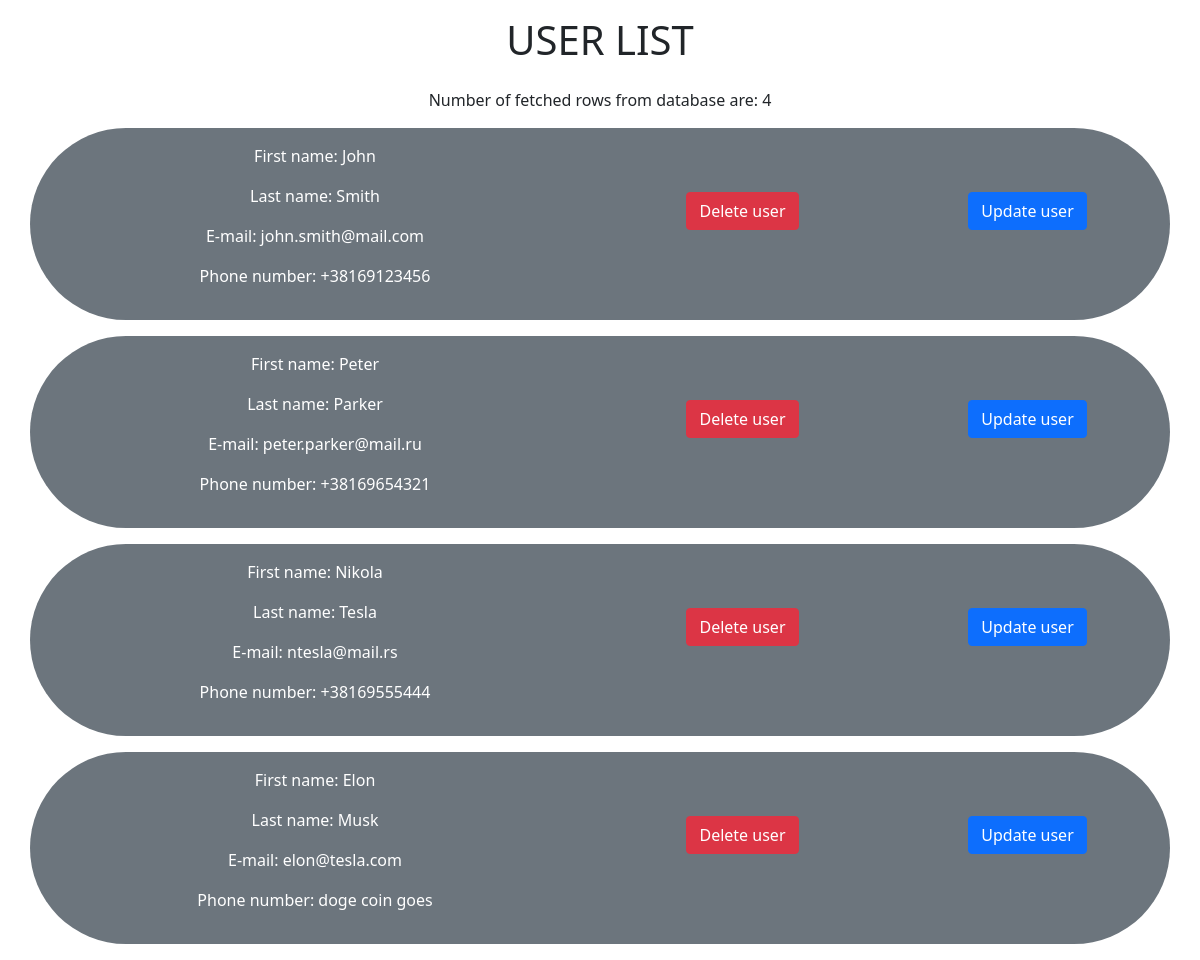
The app's page /, older data.
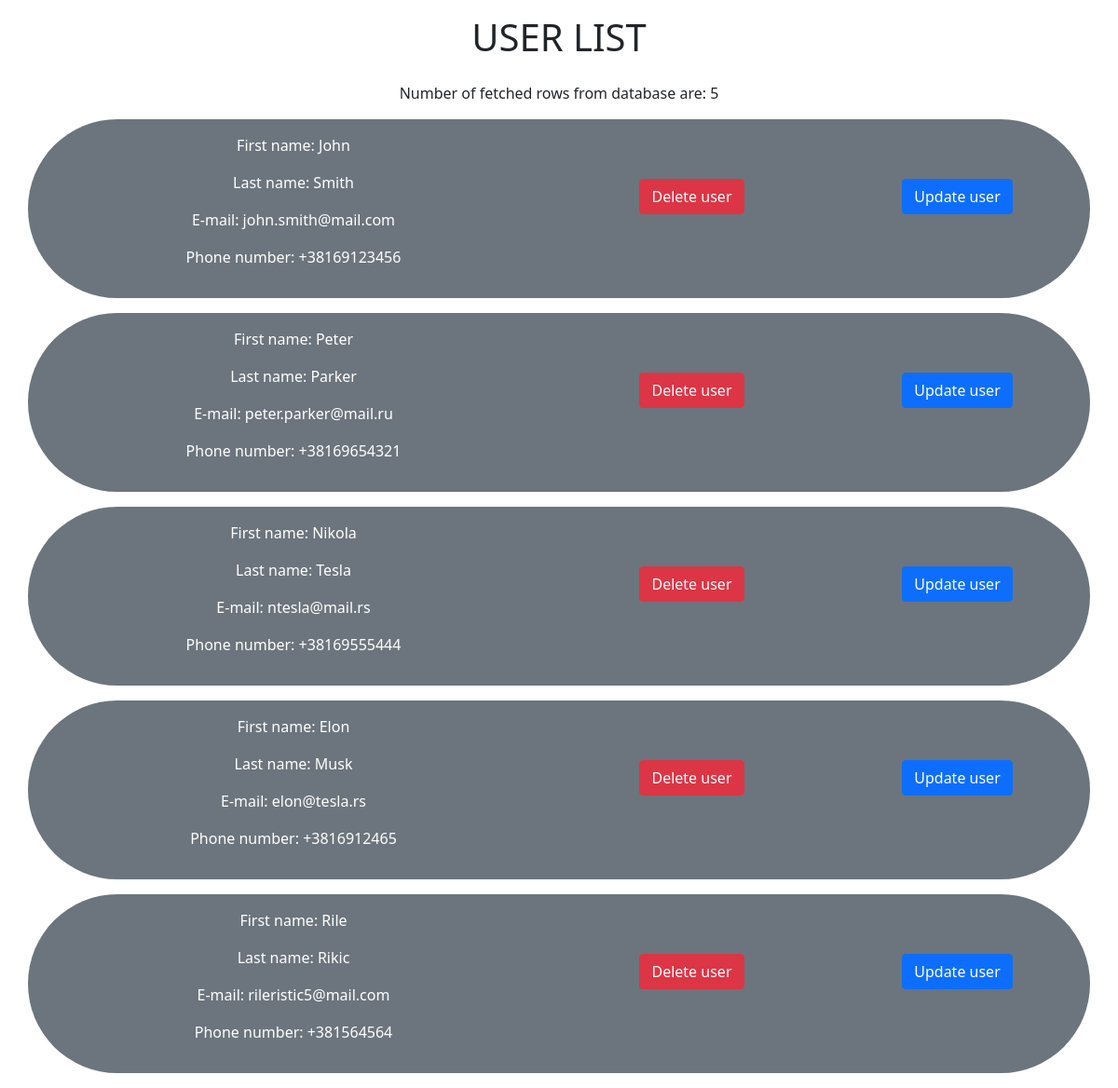
The same page, newer data.
### tables this page shows
CREATE TABLE `users` (
  `id` int UNSIGNED NOT NULL,
  `first_name` varchar(35) NOT NULL,
  `last_name` varchar(35) NOT NULL,
  `email` varchar(55) NOT NULL,
  `phone_number` varchar(15) NOT NULL DEFAULT '+38169123456',
  `is_deleted` int NOT NULL DEFAULT '0'
);

### inc/functions.php (called while the page is built, shortened)
<?php
    function query($query){
        global $conn;
        $result = mysqli_query($conn, $query);
        if(!$result){
            echo "<p>" . "Error query no. " . mysqli_errno($conn) . "<br>" . " Error: " . mysqli_error($conn) . "</p>";
            exit(1);
        }else{
            return $result;
        }
    }

### index.php (the view, shortened to what this page needs)
<?php
    $result = query("SELECT * FROM users WHERE is_deleted = 0");
?>
<!DOCTYPE html>
<html lang="en">
<head>
    <link href="https://cdn.jsdelivr.net/npm/bootstrap@5.1.3/dist/css/bootstrap.min.css" rel="stylesheet">
</head>
<body>
    <div class="container text-center">
        <h1 class="h1-title text-uppercase py-3">User List</h1>
        <?="<p>Number of fetched rows from database are: " . mysqli_num_rows($result) . "</p>"?>
        <?php while($row = mysqli_fetch_assoc($result)){ ?>
        <div class="row bg-secondary rounded-pill py-3 my-3 text-white">
            <div class="col-md-6">
                <p>First name: <?="{$row["first_name"]}"?></p>
                <p>Last name: <?="{$row["last_name"]}"?></p>
                <p>E-mail: <?="{$row["email"]}"?></p>
                <p>Phone number: <?="{$row["phone_number"]}"?></p>
            </div>
            <div class="col-md-3">
            <button type="button" class="btn btn-danger  my-5" data-bs-toggle="modal" data-bs-target="#warningModal" data-id="<?="{$row['id']}"?>" onclick="showModal(this);">Delete user</button>
            </div>
            <div class="col-md-3">
            <a href='update.php?id=<?="{$row['id']}"?>'><button class="btn btn-primary my-5">Update user</button></a> <br>
            </div>
        </div>
        <?php } ?>
    </div>
</body>
</html>

Row changes from the older to the newer data that the page shows:
changed users "Elon": email "elon@tesla.com" → "elon@tesla.rs"; phone_number "doge coin goes" → "+3816912465"
added users: first_name "Rile", last_name "Rikic", email "rileristic5@mail.com", phone_number "+381564564"
Text that changed along with them:
mysqli_num_rows($result): "4" → "5"
